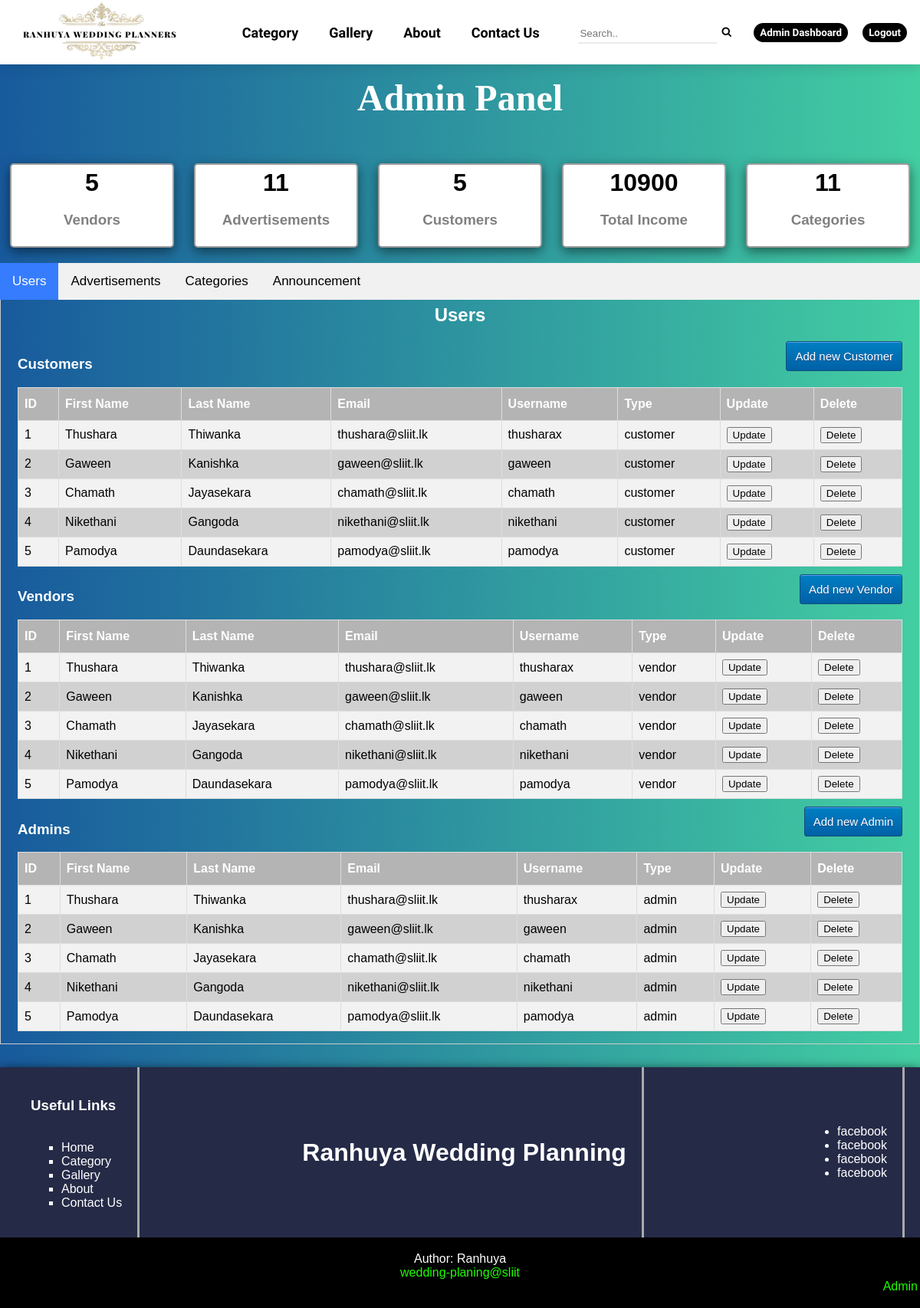
The page /admin.php (signed in) on the database its author committed.
### tables this page shows
CREATE TABLE Customer(
    customerID INT AUTO_INCREMENT PRIMARY KEY NOT NULL,
	c_fname varchar(30) NOT NULL,
	c_lname varchar(30) NOT NULL,
   	c_dob date,
	c_username varchar(30) NOT NULL,
	c_imgLoc varchar(300),
	role varchar(10) NOT NULL,
    c_password varchar(256) NOT NULL,
	c_email varchar(30) NOT NULL,
	c_partner varchar(30)
);

CREATE TABLE Vendor(
    vendorID INT AUTO_INCREMENT PRIMARY KEY NOT NULL,   
	v_company varchar(30) ,
	v_username varchar(30) NOT NULL,
	v_imgLoc varchar(300),
	v_fname varchar(30) NOT NULL,
	v_lname varchar(30) NOT NULL,
	role varchar(10) NOT NULL,
	v_password varchar(256) NOT NULL,
	v_mobile INT,
	v_address varchar(30),
	v_email varchar(30) NOT NULL	  
);

### admin.php (the view, shortened to what this page needs)
<?php
    $title = 'Admin Panel'; include_once("header.php");
?>
<link rel="stylesheet" href="./assets/css/admin.css">
<section class='statics'>
    <h1 class="main_title">Admin Panel</h1><br>
    <?php
        $result = mysqli_query($conn, "SELECT COUNT(*) FROM Vendor");
        $vendorCount = mysqli_fetch_array($result);
        $result = mysqli_query($conn, "SELECT COUNT(*) FROM Advertisement");
        $advertisementCount = mysqli_fetch_array($result);
        $result = mysqli_query($conn, "SELECT COUNT(*) FROM Customer");
        $customerCount = mysqli_fetch_array($result);
        $result = mysqli_query($conn, "SELECT SUM(amount) FROM Payment");
        $totalIncome = mysqli_fetch_array($result);
        $result = mysqli_query($conn, "SELECT COUNT(*) FROM Category");
        $totalCat = mysqli_fetch_array($result);
        echo "<div class='stat__container'>
                <div class='stat__box'>
                    <h1>". $vendorCount[0] ."</h1>
                    <h3>Vendors</h3>
                </div>
                <div class='stat__box'>
                    <h1>". $advertisementCount[0] ."</h1>
                    <h3>Advertisements</h3>
                </div>
                <div class='stat__box'>
                    <h1>". $customerCount[0] ."</h1>
                    <h3>Customers</h3>
                </div>
                <div class='stat__box'>
                    <h1>". $totalIncome[0] ."</h1>
                    <h3>Total Income</h3>
                </div>
                <div class='stat__box'>
                    <h1>". $totalCat[0] ."</h1>
                    <h3>Categories</h3>
                </div>
            </div>
            ";
    ?>
</section>
<section class="tabSystem">
    <div class="tab">
        <button class="tablinks" onclick="openTab(event, 'Users')" id="defaultOpen">Users</button>
        <button class="tablinks" onclick="openTab(event, 'Advertisements')">Advertisements</button>
        <button class="tablinks" onclick="openTab(event, 'Categories')">Categories</button>
        <button class="tablinks" onclick="openTab(event, 'Announcement')">Announcement</button>
    </div>
    <div id="Users" class="tabcontent">
        <h2 class="tabTitle">Users</h2>
        <section class="users">
            <div class="user__table">
                <div class="user__tableHeader">
                <h3>Customers</h3>
                    <div class="">
                        <a class="nav__login" href="./addUser.php?role=customer">Add new Customer</a>
                    </div>
                </div>
                <table id="customers">
                    <tr>
                        <th>ID</th>
                        <th>First Name</th>
                        <th>Last Name</th>
                        <th>Email</th>
                        <th>Username</th>
                        <th>Type</th>
                        <th>Update</th>
                        <th>Delete</th>
                    </tr>
                    <?php
                        $sql = "SELECT * from Customer";
                        $result = $conn->query($sql);
                        if ($result->num_rows > 0) {
                            while ($row = $result->fetch_assoc()) {
                            echo "
                            <tr>
                                <td>".$row['customerID']."</td>
                                <td>".$row['c_fname']."</td>
                                <td>".$row['c_lname']."</td>
                                <td>".$row['c_email']."</td>
                                <td>".$row['c_username']."</td>
                                <td>".$row['role']."</td>
                                <td>
                                    <a href='./updateUserDetails.php?id=$row[customerID]&role=$row[role]'>
                                    <input type='submit' value='Update'></a>
                                </td>
                                <td>
                                    <a href='./deleteUser.php?id=$row[customerID]&role=$row[role]'>
                                    <input type='submit' value='Delete'></a>
                                </td>
                            </tr>
                            ";
                            }
                        }
                        else {
                            echo "0 results";
                        }
                    ?>
                </table>
            </div>
        </section>
        <section class="users">
            <div class="user__table">
            <div class="user__tableHeader">
            <h3>Vendors</h3>
                <div class="">
                    <a class="nav__login" href="./addUser.php?role=vendor">Add new Vendor</a>
                </div>
            </div>
                <table id="customers">
                    <tr>
                        <th>ID</th>
                        <th>First Name</th>
                        <th>Last Name</th>
                        <th>Email</th>
                        <th>Username</th>
                        <th>Type</th>
                        <th>Update</th>
                        <th>Delete</th>
                    </tr>
                    <?php
                        $sql = "SELECT * from Vendor";
                        $result = $conn->query($sql);
                        if ($result->num_rows > 0) {
                            while ($row = $result->fetch_assoc()) {
                            echo "
                            <tr>
                                <td>".$row['vendorID']."</td>
                                <td>".$row['v_fname']."</td>
                                <td>".$row['v_lname']."</td>
                                <td>".$row['v_email']."</td>
                                <td>".$row['v_username']."</td>
                                <td>".$row['role']."</td>
                                <td>
                                    <a href='./updateUserDetails.php?id=$row[vendorID]&role=$row[role]'>
                                    <input type='submit' value='Update'></a>
                                </td>
                                <td>
                                    <a href='./deleteUser.php?id=$row[vendorID]&role=$row[role]'>
                                    <input type='submit' value='Delete'></a>
                                </td>
                            </tr>
                            ";
                            }
                        }
                        else {
                            echo "0 results";
                        }
                    ?>
                </table>
            </div>
        </section>
        <section class="users">
            <div class="user__table">
            <div class="user__tableHeader">
            <h3>Admins</h3>
                <div class="">
                    <a class="nav__login" href="./addUser.php?role=admin">Add new Admin</a>
                </div>
            </div>
                <table id="customers">
                    <tr>
                        <th>ID</th>
                        <th>First Name</th>
                        <th>Last Name</th>
                        <th>Email</th>
                        <th>Username</th>
                        <th>Type</th>
                        <th>Update</th>
                        <th>Delete</th>
                    </tr>
                    <?php
                        $sql = "SELECT * from Admin";
                        $result = $conn->query($sql);
                        if ($result->num_rows > 0) {
                            while ($row = $result->fetch_assoc()) {
                            echo "
                            <tr>
                                <td>".$row['adminID']."</td>
                                <td>".$row['a_fname']."</td>
                                <td>".$row['a_lname']."</td>
                                <td>".$row['a_email']."</td>
                                <td>".$row['a_username']."</td>
                                <td>".$row['role']."</td>
                                <td>
                                    <a href='./updateUserDetails.php?id=$row[adminID]&role=$row[role]'>
                                    <input type='submit' value='Update'></a>
                                </td>
                                <td>
                                    <a href='./deleteUser.php?id=$row[adminID]&role=$row[role]'>
                                    <input type='submit' value='Delete'></a>
                                </td>
                            </tr>
                            ";
                            }
                        }
                        else {
                            echo "0 results";
                        }
                    ?>
                </table>
            </div>
        </section>
    </div>
</section>
<?php include("footer.php"); ?>

### rows shown on the page
customer: customerID "1", c_fname "Thushara", c_lname "Thiwanka", c_email "thushara@sliit.lk", c_username "thusharax", role "customer"
customer: customerID "2", c_fname "Gaween", c_lname "Kanishka", c_email "gaween@sliit.lk", c_username "gaween", role "customer"
customer: customerID "3", c_fname "Chamath", c_lname "Jayasekara", c_email "chamath@sliit.lk", c_username "chamath", role "customer"
customer: customerID "4", c_fname "Nikethani", c_lname "Gangoda", c_email "nikethani@sliit.lk", c_username "nikethani", role "customer"
customer: customerID "5", c_fname "Pamodya", c_lname "Daundasekara", c_email "pamodya@sliit.lk", c_username "pamodya", role "customer"
vendor: vendorID "1", v_fname "Thushara", v_lname "Thiwanka", v_email "thushara@sliit.lk", v_username "thusharax", role "vendor"
vendor: vendorID "2", v_fname "Gaween", v_lname "Kanishka", v_email "gaween@sliit.lk", v_username "gaween", role "vendor"
vendor: vendorID "3", v_fname "Chamath", v_lname "Jayasekara", v_email "chamath@sliit.lk", v_username "chamath", role "vendor"
vendor: vendorID "4", v_fname "Nikethani", v_lname "Gangoda", v_email "nikethani@sliit.lk", v_username "nikethani", role "vendor"
vendor: vendorID "5", v_fname "Pamodya", v_lname "Daundasekara", v_email "pamodya@sliit.lk", v_username "pamodya", role "vendor"

### other values the page prints
$vendorCount[0] "5"
$advertisementCount[0] "11"
$customerCount[0] "5"
$totalIncome[0] "10900"
$totalCat[0] "11"
$row['adminID'] "1"
$row['a_fname'] "Thushara"
$row['a_lname'] "Thiwanka"
$row['a_email'] "thushara@sliit.lk"
$row['a_username'] "thusharax"
$row['role'] "admin"
$row['adminID'] "2"
$row['a_fname'] "Gaween"
$row['a_lname'] "Kanishka"
$row['a_email'] "gaween@sliit.lk"
